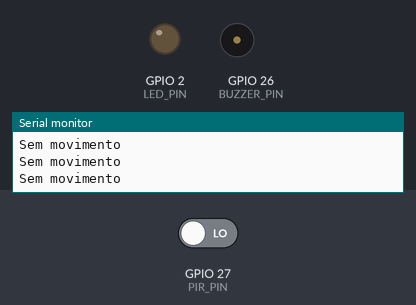
This sketch was run on a simulated ESP32. Shown: output pins drawn as LEDs (lit = HIGH), buzzer (waves = sounding, pin HIGH), the last lines printed to the serial monitor. Inputs (shaded band) come from the test bench; at power-on: GPIO 27 (PIR_PIN) LOW.

Above: at 11.2 s.
11.3 s: GPIO 27 (PIR_PIN) driven HIGH
At 11.9 s:
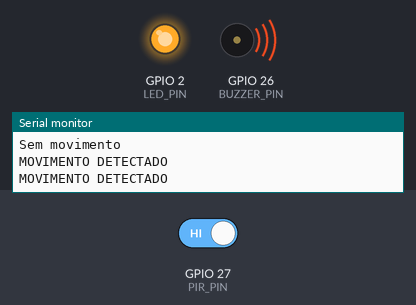
13.0 s: GPIO 27 (PIR_PIN) driven LOW
At 14.3 s:
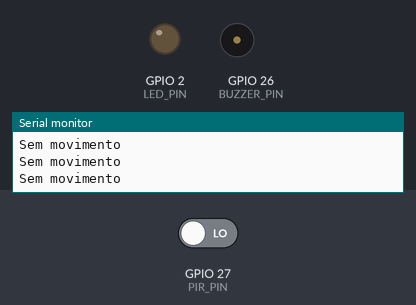
Timing chart, 0 to 16.0 s (numbered marks = the images above; inputs shaded):
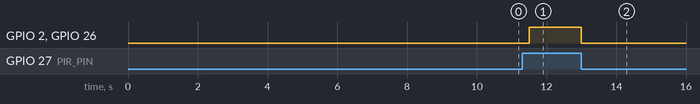

Measured:
- after the input at 11.3 s, GPIO 2 (LED_PIN), GPIO 26 (BUZZER_PIN): LOW → HIGH after 0.20 s
- after the input at 13.0 s, GPIO 2 (LED_PIN), GPIO 26 (BUZZER_PIN): HIGH → LOW at once

The sketch:

sketch_Esp32.ino
```cpp
#define PIR_PIN    27
#define LED_PIN    2
#define BUZZER_PIN 26

void setup() {
  Serial.begin(115200);

  pinMode(PIR_PIN, INPUT);
  pinMode(LED_PIN, OUTPUT);
  pinMode(BUZZER_PIN, OUTPUT);

  digitalWrite(LED_PIN, LOW);
  digitalWrite(BUZZER_PIN, LOW);

  Serial.println("Aguardando estabilizacao do PIR...");
  delay(10000); // tempo de estabilizacao do PIR
  Serial.println("PIR pronto");
}

void loop() {
  int motion = digitalRead(PIR_PIN);

  if (motion == HIGH) {
    Serial.println("MOVIMENTO DETECTADO");

    digitalWrite(LED_PIN, HIGH);      // LED acende
    digitalWrite(BUZZER_PIN, HIGH);   // Buzzer liga
  } else {
    Serial.println("Sem movimento");

    digitalWrite(LED_PIN, LOW);       // LED apaga
    digitalWrite(BUZZER_PIN, LOW);    // Buzzer desliga
  }

  delay(300);
}
```
